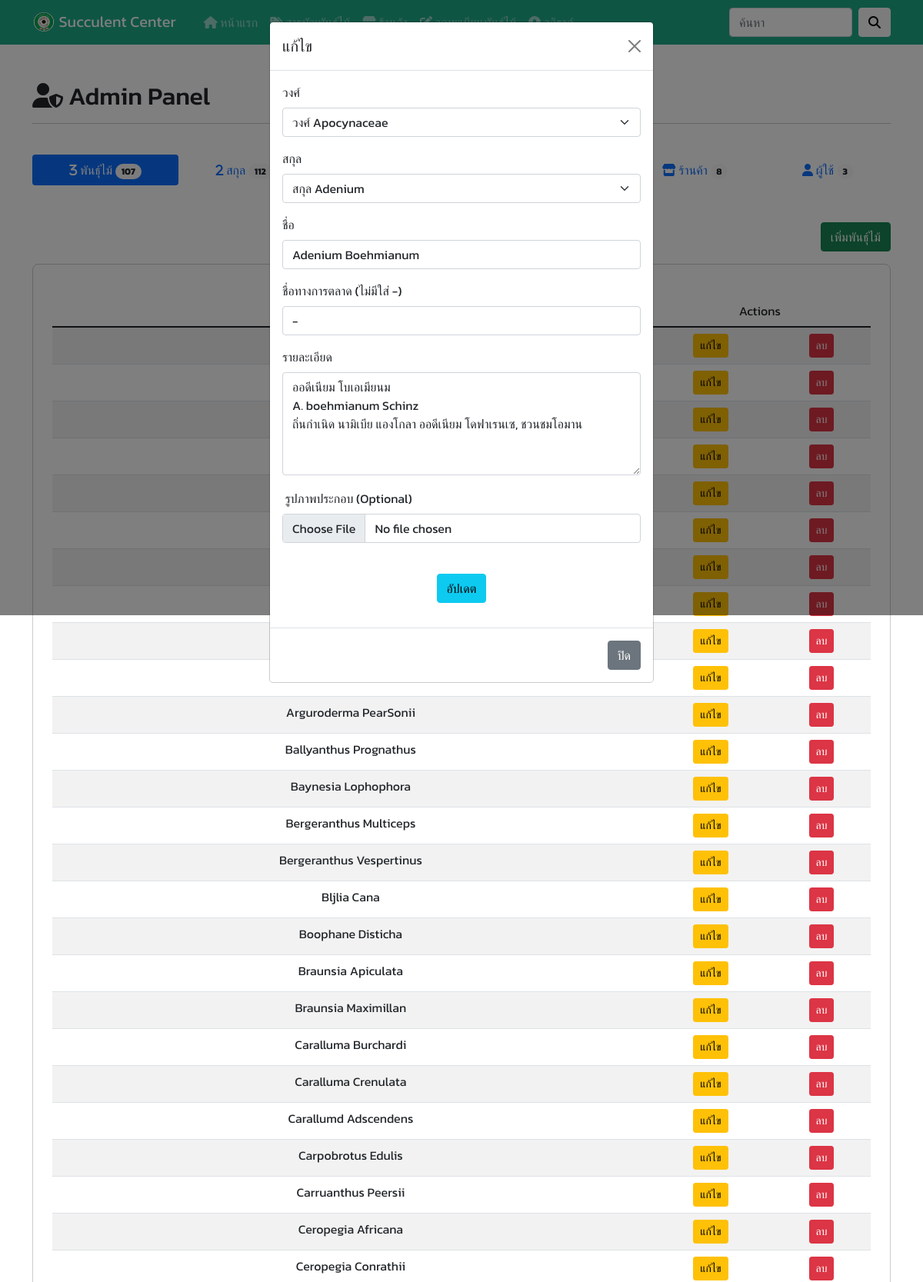
The app's page /admin.php?q=manageplants&id=117 (signed in, upper part) with its own data.
### tables this page shows
CREATE TABLE `plants` (
  `plants_id` int NOT NULL COMMENT 'หมายเลขกำกับพันธุ์ไม้',
  `plants_name` varchar(255) NOT NULL COMMENT 'ชื่อพันธุ์ไม้',
  `plants_namemarket` varchar(255) DEFAULT NULL COMMENT 'ชื่อพันธุ์ไม้ทางการตลาด',
  `plants_detail` text NOT NULL COMMENT 'รายละเอียด',
  `plants_img` varchar(255) NOT NULL COMMENT 'รูปภาพ',
  `plantsfamily_name` varchar(255) NOT NULL COMMENT 'วงศ์',
  `plantsgroup_name` varchar(255) NOT NULL COMMENT 'สกุล',
  `plants_timestamp` timestamp NOT NULL DEFAULT CURRENT_TIMESTAMP COMMENT 'ประทับเวลาพันธุ์ไม้'
);

### components/admins/manageplants.php (the view, shortened to what this page needs)
<?php
if (isset($_GET['id'])) { ?>
    <div class="modal show" id="edit" tabindex="-1" aria-labelledby="exampleModalLabel" aria-hidden="f">
        <div class="modal-dialog">
            <div class="modal-content">
                <div class="modal-header">
                    <h5 class="modal-title" id="exampleModalLabel">แก้ไข</h5>
                    <button type="button" class="btn-close" data-bs-dismiss="modal" aria-label="Close"></button>
                </div>
                <div class="modal-body">
                    <?php
                    $edit_id = $_GET['id'];
                    $stmt = $conn->query("SELECT * FROM plants WHERE plants_id = $edit_id");
                    $stmt->execute();
                    $edit_plants = $stmt->fetch();
                    ?>
                    <form action="plants_db.php" method="post" enctype="multipart/form-data">
                    <div class="mb-3">
                            <label for="plantsfamily_name" class="form-label">วงศ์</label>
                            <select name="plantsfamily_name" class="form-select" required>
                                <?php
                                $stmt = $conn->query("SELECT * FROM plantsfamily");
                                $stmt->execute();
                                $plantsfamilys = $stmt->fetchAll();
                                if (!$plantsfamilys) {
                                    echo '<option disabled>ไม่มีวงศ์</option>';
                                } else {
                                    foreach ($plantsfamilys as $plantsfamily) { ?>
                                        <option value="<?= $plantsfamily['plantsfamily_name']; ?>" <?php if ($plantsfamily['plantsfamily_name'] == $edit_plants['plantsfamily_name']) {
                                                                                                        echo 'selected';
                                                                                                    } ?>>วงศ์ <?= $plantsfamily['plantsfamily_name']; ?></option>
                                <?php }
                                }
                                ?>
                            </select>
                        </div>
                        <div class="mb-3">
                            <label for="plantsgroup_name" class="form-label">สกุล</label>
                            <select name="plantsgroup_name" class="form-select" required>
                            <?php
                                $stmt = $conn->query("SELECT * FROM plantsgroup");
                                $stmt->execute();
                                $plantsgroups = $stmt->fetchAll();
                                if (!$plantsgroups) {
                                    echo '<option disabled>ไม่มีสกุล</option>';
                                } else {
                                    foreach ($plantsgroups as $plantsgroup) { ?>
                                        <option value="<?= $plantsgroup['plantsgroup_name']; ?>" <?php if ($plantsgroup['plantsgroup_name'] == $edit_plants['plantsgroup_name']) {
                                                                                                        echo 'selected';
                                                                                                    } ?>>สกุล <?= $plantsgroup['plantsgroup_name']; ?></option>
                                <?php }
                                }
                                ?>
                            </select>
                        </div>
                        <div class="mb-3">
                            <label for="name" class="form-label">ชื่อ</label>
                            <input type="text" name="name" class="form-control" value="<?= $edit_plants['plants_name']; ?>"  placeholder="ชื่อ" aria-describedby="name" required>
                        </div>
                        <div class="mb-3">
                            <label for="namemarket" class="form-label">ชื่อทางการตลาด (ไม่มีใส่ -)</label>
                            <input type="text" name="namemarket" class="form-control" value="<?= $edit_plants['plants_namemarket']; ?>" placeholder="ชื่อทางการตลาด" aria-describedby="namemarket" required>
                        </div>
                        <div class="mb-3">
                            <label for="detail" class="form-label">รายละเอียด</label>
                            <textarea name="detail" class="form-control" cols="30" rows="5" placeholder="รายละเอียด" aria-describedby="detail" required><?= $edit_plants['plants_detail']; ?></textarea>
                        </div>
                        <div class="mb-3">
                            <label for="img" class="form-label">รูปภาพประกอบ (Optional)</label>
                            <input class="form-control" type="file" id="imgInput2" name="img" accept=".jpg, .jpeg, .png">
                        </div>
                        <div class="mb-3 text-center">
                            <button type="submit" name="edit" class="btn btn-info">อัปเดต</button>
                        </div>
                    </form>
                </div>
                <div class="modal-footer">
                    <button type="button" class="btn btn-secondary" data-bs-dismiss="modal">ปิด</button>
                </div>
            </div>
        </div>
    </div>
<?php
}
?>
<br><br>
<p class="text-end">
    <button class="btn btn-success" data-bs-toggle="modal" data-bs-target="#add">เพิ่มพันธุ์ไม้</button>
</p>
<div class="content">
    <table class="table table-striped table-hover table-responsive text-center">
        <thead>
            <tr>
                <td>ชื่อ</td>
                <td colspan="2">Actions</td>
            </tr>
        </thead>
        <tbody>
            <?php
            $stmt = $conn->query("SELECT * FROM plants ORDER BY plants_name ASC");
            $stmt->execute();
            $plants = $stmt->fetchAll();
            if (!$plants) {
                echo "<td colspan='2'>ไม่มีข้อมูล</td>";
            } else {
                foreach ($plants as $plant) {
            ?>
                    <tr>
                        <td><?= $plant['plants_name']; ?></td>
                        <td><a href="./admin.php?q=manageplants&id=<?= $plant['plants_id']; ?>" class="btn btn-sm btn-warning">แก้ไข</a></td>
                        <td><a data-id="<?= $plant['plants_id']; ?>" href="./plants_db.php?delete=<?= $plant['plants_id']; ?>" class="btn btn-sm btn-danger delete-btn">ลบ</a></td>
                    </tr>
            <?php
                }
            }
            ?>
        </tbody>
    </table>
</div>

### components/head.php (style rules this page uses)
body { font-family: 'Kanit', sans-serif; }
.content { border: solid 1px #ccc; padding: 40px 25px 40px 25px; border-radius: 8px; }

### records on screen
plants: plantsfamily_name "วงศ์ Apocynaceae", plantsgroup_name "สกุล Adenium", name "Adenium Boehmianum", namemarket "-", detail "ออดีเนียม โบเอเมียนม A. boehmianum Schinz ถิ่นกําเนิด นามิเบีย แองโกลา ออดีเนียม โดฟาเรนเซ, ชวนชมโอมาน"
plants: plants_name "Arguroderma PearSonii"
plants: plants_name "Ballyanthus Prognathus"
plants: plants_name "Baynesia Lophophora"
plants: plants_name "Bergeranthus Multiceps"
plants: plants_name "Bergeranthus Vespertinus"
plants: plants_name "Bljlia Cana"
plants: plants_name "Boophane Disticha"
plants: plants_name "Braunsia Apiculata"
plants: plants_name "Braunsia Maximillan"
plants: plants_name "Caralluma Burchardi"
plants: plants_name "Caralluma Crenulata"
plants: plants_name "Carallumd Adscendens"
plants: plants_name "Carpobrotus Edulis"
plants: plants_name "Carruanthus Peersii"
plants: plants_name "Ceropegia Africana"
plants: plants_name "Ceropegia Conrathii"

### other values on screen
$nPlants "107"
$nPlantsgroup "112"
$nShop "8"
$nUsers "3"
